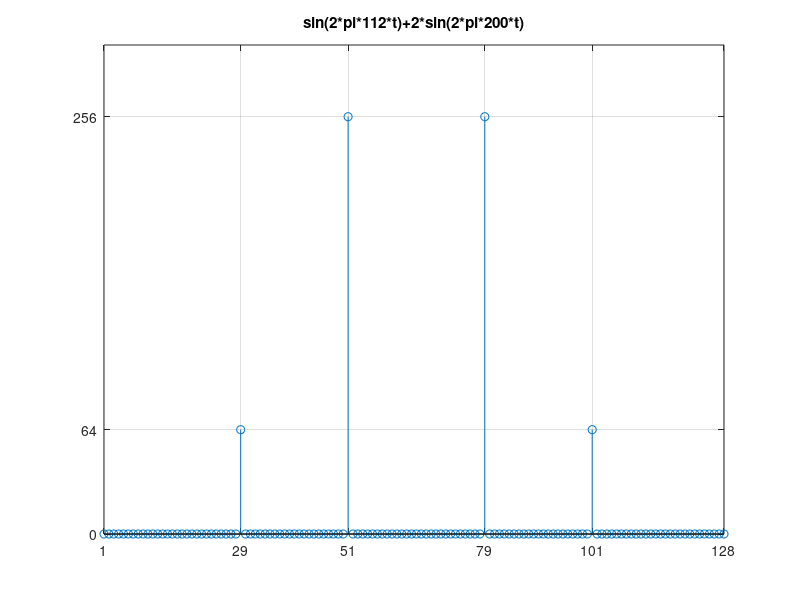
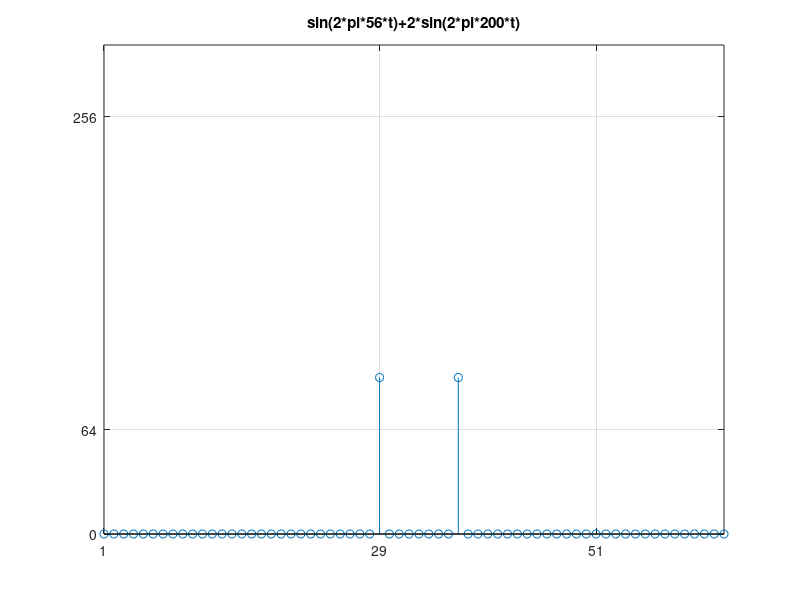
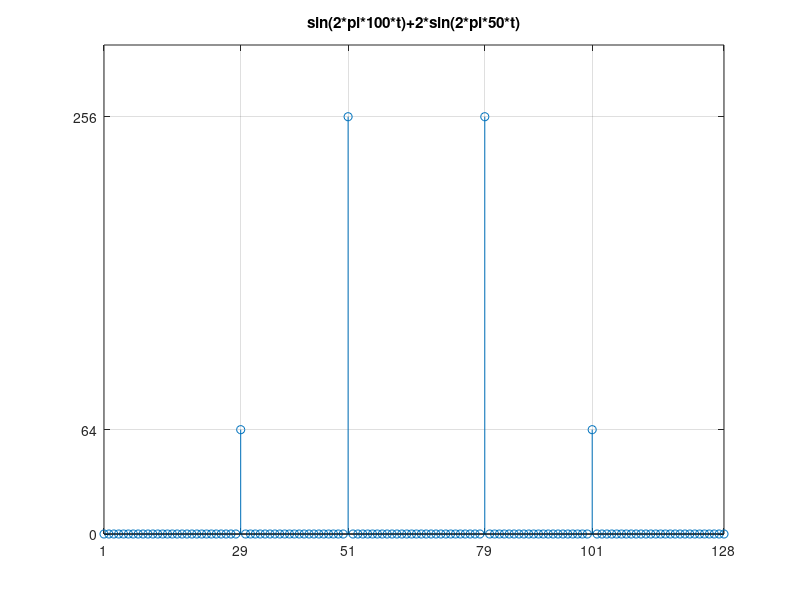
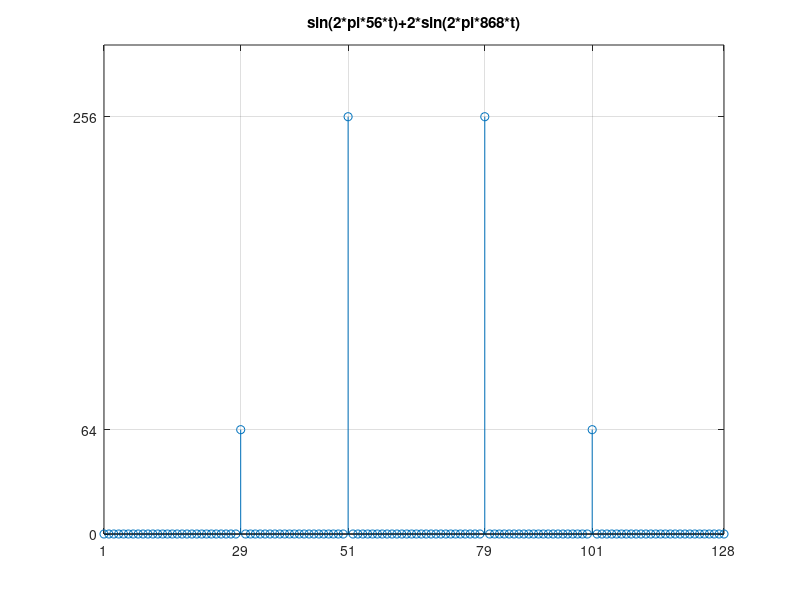

MATLAB code for these plots, in order:
%% Guia 1 - Ejercicio de laboratorio 14
%
%% Enunciado:
% Indicar el conjunto de parámetros que permiten que una función generada
% mediante
%
% $$g(t) = \sin(2 \pi f_1 t) + 4 \sin(2 \pi f_2 t) $$
%
% coincidan con el espectro de magnitud de la señal de la figura que puede verse en la guía de
% trabajos prácticos.

%% Código fuente y resultados
% Todas las señales, excepto la del inciso 2, pueden generar el espectro
% de la figura.
% El siguiente código verifica si cada señal generada puede tener el
% espectro de magnitud de la figura, considerando la posibilidad de que haya
% senoidales con alias.

clear all;
close all;

CM = 128; % Cantidad de muestras se~nal original.
T = [249e-3,498e-3,993e-3,498e-3,993e-3,124.5e-3];
fm = [512,128,128,256,128,1024];
tm = 1./fm;
f1 = [112,56,100,56,100,3872];
f2 = [200,200,50,868,78,5520];
L = length(T);

for k=1:1:L
    
fprintf('Enunciado %d\n',k);

t = 0:tm(k):T(k);
s = sin(2*pi*f1(k)*t)+4*sin(2*pi*f2(k)*t);
N = length(t);
deltaf = 0:fm(k)/N:fm(k)-fm(k)/N;

% subplot(L,1,k),
figure(k)
stem(abs(fft(s)));
grid on; axis([1,N,0,300]);
set(gca,'YTick',[0,64,256]);
set(gca,'XTick',[1, 29, 51, 79, 101, 128]);
title(sprintf('sin(2*pi*%d*t)+2*sin(2*pi*%d*t)',f1(k),f2(k)));

if N~=CM
    display('Cantidad de muestras erroneas.');
else
    % Controlo si la frecuencia f1 tiene alias o no
    if f1(k)<fm(k)/2
        if deltaf(29) == f1(k)
            display(sprintf('f1=%d Hz coincide con %d Hz.',...
                f1(k),deltaf(29)));
        end
    else
        s = ceil(f1(k)/fm(k));
        f1alias = s*fm(k)-f1(k);
        if f1alias>fm(k)/2
            f1alias = fm(k)/2-(f1alias-fm(k)/2);
        end
        if deltaf(29) == f1alias
            display(sprintf('f1=%d Hz aparece como alias de %d Hz.',...
                f1(k),deltaf(29)));
        end
    end
    % Controlo si la frecuencia f2 tiene alias o no
    if f2(k)<fm(k)/2
        if deltaf(51) == f2(k)
            display(sprintf('f1=%d Hz coincide con %d Hz.',...
                f2(k),deltaf(51)));
        end
    else
        w = ceil(f2(k)/fm(k));
        f2alias = w*fm(k)-f2(k);
        if f2alias>fm(k)/2
            f2alias = fm(k)/2-(f2alias-fm(k)/2);
        end
        if deltaf(51) == f2alias
            display(sprintf('f2=%d Hz aparece como alias de %d Hz.',...
                f2(k),deltaf(51)));
        end
    end
end
fprintf('\n');
end